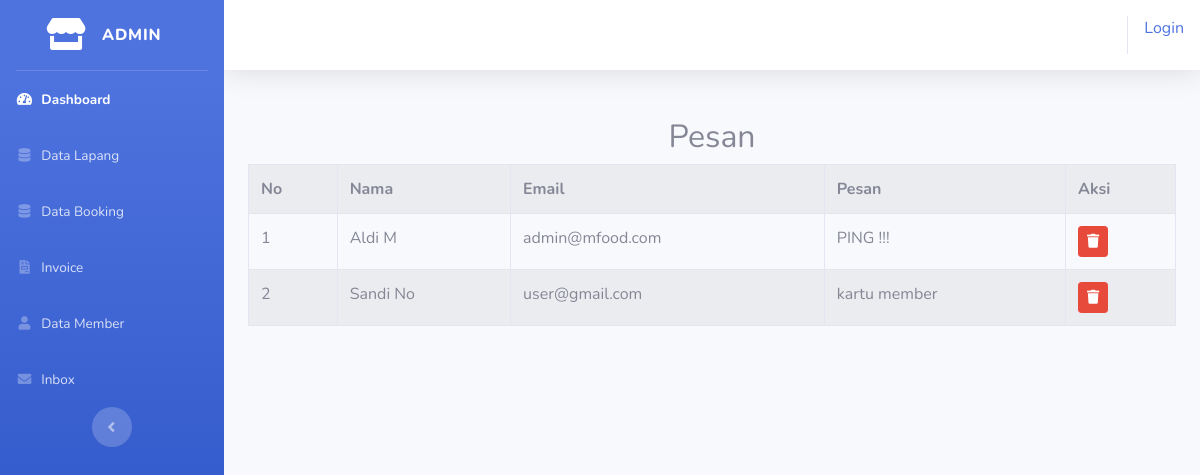
The app's page /index.php/admin/inbox with its own data.
### tables this page shows
CREATE TABLE `tb_inbox` (
  `id_inbox` int(11) NOT NULL,
  `nama` varchar(20) NOT NULL,
  `email` varchar(20) NOT NULL,
  `pesan` varchar(100) NOT NULL
);

### application/controllers/admin/inbox.php (called while the page is built, shortened)
<?php
class Inbox extends CI_Controller{
	function __construct(){
		$this->load->model('model_kontak');
                $this->load->helper('url');
	}
	function index(){
		$data['user'] = $this->model_kontak->tampil_data()->result();
		$this->load->view('templates_admin/header');
		$this->load->view('templates_admin/sidebar');
		$this->load->view('admin/inbox', $data);
		$this->load->view('templates_admin/footer');
	}
}
?>

### index.php (called while the page is built, shortened)
<?php
require_once BASEPATH.'core/CodeIgniter.php';

### application/models/model_kontak.php (called while the page is built, shortened)
<?php
class Model_kontak extends CI_Model{
	public function tampil_data()
	{
		return $this->db->get('tb_inbox');
	}
}

### application/views/admin/inbox.php (the view)
<div class="container-fluid">
<br>
	<h2><center>Pesan</center></h2>
	<table class="table table-bordered table-hover table-striped">
		<tr>
			<th>No</th>
			<th>Nama</th>
			<th>Email</th>
			<th>Pesan</th>
			<th>Aksi</th>
		</tr>
		<?php
		$no = 1;
		foreach($user as $u){
		?>
		<tr>
			<td><?php echo $no++ ?></td>
			<td><?php echo $u->nama ?></td>
			<td><?php echo $u->email ?></td>
			<td><?php echo $u->pesan ?></td>
			<td onclick="javascript: return confirm('Anda Yakin Hapus?')"><?php echo anchor('admin/inbox/hapus/' .$u->id_inbox, '<div class="btn btn-danger btn-sm"><i class="fas fa-trash"></i></div>') ?></td>
		</tr>
		<?php } ?>
	</table>
</div>
</body>
</html>

### records on screen
tb_inbox: nama "Aldi M", email "admin@mfood.com", pesan "PING !!!"
tb_inbox: nama "Sandi No", email "user@gmail.com", pesan "kartu member"

### other values on screen
anchor('auth/login','Login') "Login"
